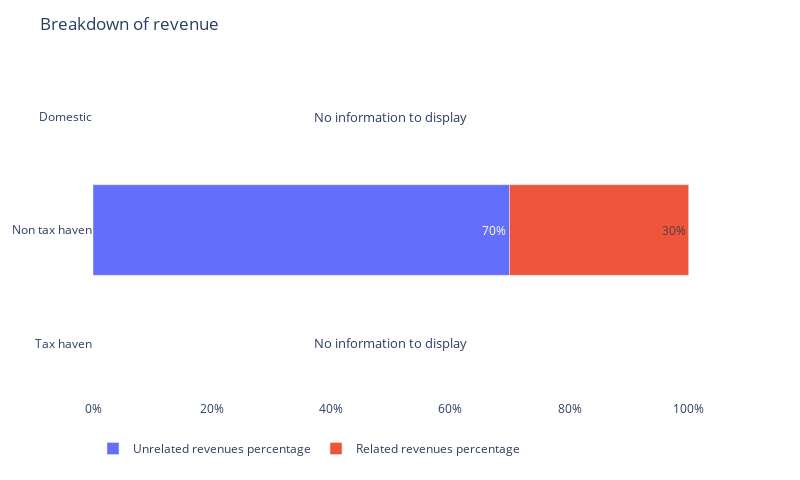

The code cell stored with this chart in its notebook:
### Code cell
display_related_and_unrelated_revenues_breakdown(df=df, company=company, year=year)

### Figure 1 — Plotly figure (JSON) as saved in the notebook; plotly's stock layout.template omitted (floating-point values rounded to 4 significant figures)
{"data": [{"alignmentgroup": "True", "hovertemplate": "variable=Unrelated revenues percentage<br>value=%{x}<br>index=%{y}<extra></extra>", "legendgroup": "Unrelated revenues percentage", "marker": {"color": "#636efa", "pattern": {"shape": ""}}, "name": "Unrelated revenues percentage", "offsetgroup": "Unrelated revenues percentage", "orientation": "h", "showlegend": true, "textangle": 0, "textposition": ["inside", "inside", "inside"], "texttemplate": "%{x:.0%}", "type": "bar", "x": [null, 0.6992, null], "xaxis": "x", "y": ["Tax haven", "Non tax haven", "Domestic"], "yaxis": "y"}, {"alignmentgroup": "True", "hovertemplate": "variable=Related revenues percentage<br>value=%{x}<br>index=%{y}<extra></extra>", "legendgroup": "Related revenues percentage", "marker": {"color": "#EF553B", "pattern": {"shape": ""}}, "name": "Related revenues percentage", "offsetgroup": "Related revenues percentage", "orientation": "h", "showlegend": true, "textangle": 0, "textposition": ["inside", "inside", "inside"], "texttemplate": "%{x:.0%}", "type": "bar", "x": [null, 0.3008, null], "xaxis": "x", "y": ["Tax haven", "Non tax haven", "Domestic"], "yaxis": "y"}], "layout": {"annotations": [{"font": {"size": 13}, "showarrow": false, "text": "No information to display", "x": 0.5, "y": "Tax haven"}, {"font": {"size": 13}, "showarrow": false, "text": "No information to display", "x": 0.5, "y": "Domestic"}], "barmode": "relative", "height": 480, "legend": {"orientation": "h", "title": {"text": ""}, "tracegroupgap": 0}, "margin": {"t": 60}, "plot_bgcolor": "white", "title": {"text": "Breakdown of revenue"}, "width": 800, "xaxis": {"anchor": "y", "domain": [0, 1], "tickformat": ".0%", "title": {}}, "yaxis": {"anchor": "x", "domain": [0, 1], "title": {}}}}
